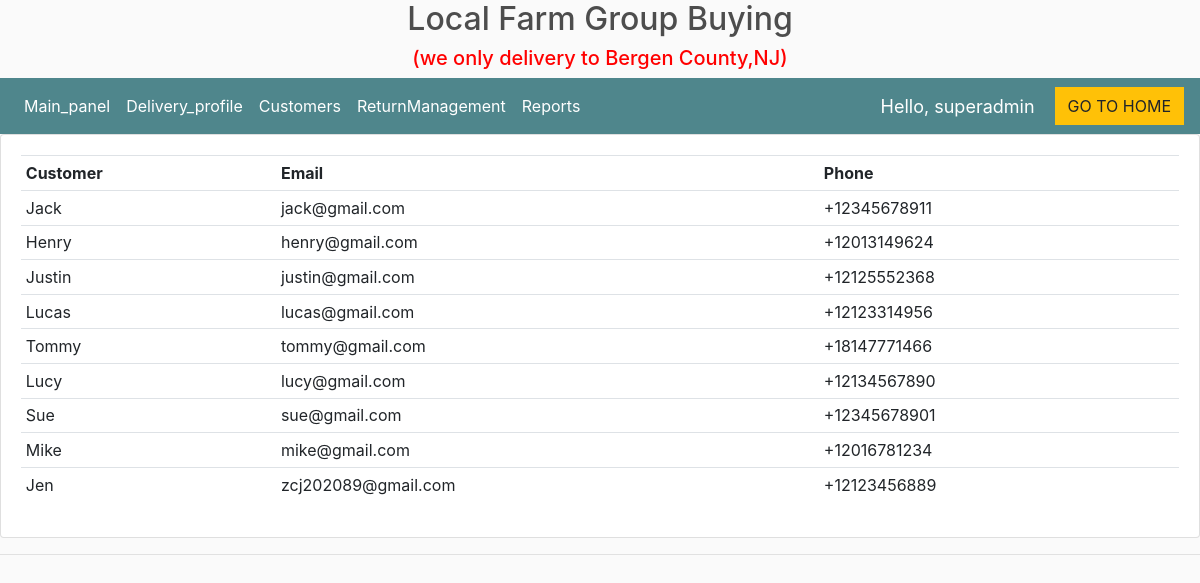
The page /customer_info/ (signed in) on the database its author committed.
### store/models.py (models this page shows, shortened)
class Customer(models.Model):
    user = models.OneToOneField(User, null=True, blank=True, on_delete=models.CASCADE)
    name = models.CharField(max_length=200, null=True)
    email = models.EmailField(max_length=200)
    phone = PhoneNumberField()
    profile_pic = models.ImageField(default='touxiang.jpg', null=True, blank=True)

### store/decorators.py (the view)
		def wrapper_func(request, *args, **kwargs):
			group = None
			if request.user.groups.exists():
				group = request.user.groups.all()[0].name
			if group in allowed_roles:
				return view_func(request, *args, **kwargs)
			else:
				return HttpResponse('You are not authorized')

### store/views.py (called while the page is built)
@login_required(login_url='login')
@allowed_users(allowed_roles=['admin'])
def customerInfo(request):
	customers = Customer.objects.all()
	context = {'customers': customers}
	return render(request, 'store/customer_info.html', context)

### store/templates/store/customer_info.html
{%  extends 'store/maindashboard.html' %}
{% load static %}
{% block content %}
<div class="row">
	<div class="col-md">
		<div class="card card-body">
			<table class="table table-sm">
				<tr>
					<th>Customer</th>
					<th>Email</th>
					<th>Phone</th>
				</tr>
				{% for c in customers %}
				    <tr>
						<td>{{c.name}}</td>
						<td>{{c.email}}</td>
						<td>{{c.phone}}</td>
					</tr>
				{% endfor %}
            </table>
		</div>
    </div>
</div>
{% endblock %}

### store/templates/store/navbardashboard.html (shortened to what this page needs)
{% load static %}
<nav class="navbar navbar-expand-lg navbar-dark bg-dark">
    <div class="collapse navbar-collapse" id="navbarSupportedContent">
	    <ul class="navbar-nav mr-auto">
	      <li class="nav-item active">
	        <a class="nav-link" href="{% url 'dashboard' %}">Main_panel </a>
	      </li>
			<li class="nav-item active">
	        <a class="nav-link" href="{% url 'delivery' %}">Delivery_profile</a>
			</li>
			<li class="nav-item active">
	        <a class="nav-link" href="{% url 'customer_info' %}">Customers</a>
			</li>
			<li class="nav-item active">
	        <a class="nav-link" href="{% url 'ReturnManagement' %}">ReturnManagement</a>
			</li>
		 {% if request.user.is_superuser%}
	      <li class="nav-item active">
	        <a class="nav-link" href="{% url 'reports' %}">Reports</a>
	      </li>
			{% endif %}
	    </ul>
	     	<span class="hello-msg">Hello, {{request.user}}</span>
	    <div class="form-inline my-2 my-lg-0">
	     	<a href="{% url 'homein' %}"class="btn btn-warning">GO TO HOME</a>
	    </div>
       </div>
	 </nav>

### static/css/main.css (style rules this page uses)
body { background-color: hsl(0, 0%, 98%); }
.bg-dark { background-color: #4f868c!important; }
.btn { border-radius: 0; }

### store/templates/store/navbardashboard.html (style rules this page uses)
.hello-msg { font-size: 18px; color: #fff; margin-right: 20px; }

### rows shown on the page
Customer: name "Jack", email "jack@gmail.com", phone "+12345678911"
Customer: name "Henry", email "henry@gmail.com", phone "+12013149624"
Customer: name "Justin", email "justin@gmail.com", phone "+12125552368"
Customer: name "Lucas", email "lucas@gmail.com", phone "+12123314956"
Customer: name "Tommy", email "tommy@gmail.com", phone "+18147771466"
Customer: name "Lucy", email "lucy@gmail.com", phone "+12134567890"
Customer: name "Sue", email "sue@gmail.com", phone "+12345678901"
Customer: name "Mike", email "mike@gmail.com", phone "+12016781234"
Customer: name "Jen", email "zcj202089@gmail.com", phone "+12123456889"

### other values the page prints
{{ request.user }} "superadmin"
